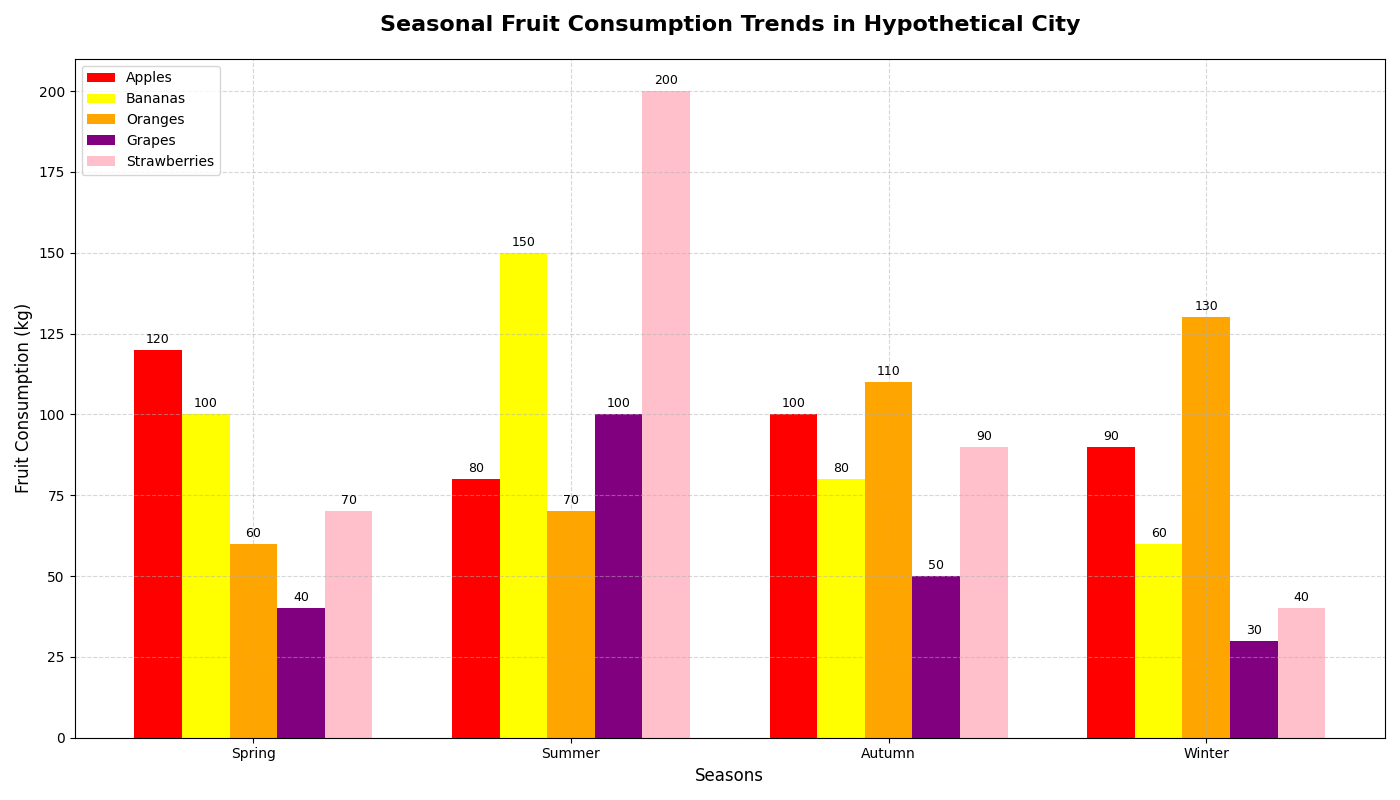

Write Python code to recreate this figure.
import matplotlib.pyplot as plt
import numpy as np

# Backstory:
# The chart represents the consumption of different fruits over the last four seasons within a hypothetical city. The data shows how seasonal preferences affect fruit consumption trends.

# Seasons
seasons = ['Spring', 'Summer', 'Autumn', 'Winter']

# Fruit consumption (in kg) for each season
apples = np.array([120, 80, 100, 90])
bananas = np.array([100, 150, 80, 60])
oranges = np.array([60, 70, 110, 130])
grapes = np.array([40, 100, 50, 30])
strawberries = np.array([70, 200, 90, 40])

# Create subplots
fig, ax = plt.subplots(figsize=(14, 8))

# Bar width
bar_width = 0.15

#Create positions for the bars
positions_apples = np.arange(len(seasons))
positions_bananas = positions_apples + bar_width
positions_oranges = positions_apples + 2 * bar_width
positions_grapes = positions_apples + 3 * bar_width
positions_strawberries = positions_apples + 4 * bar_width

# Create bars
bars_apples = ax.bar(positions_apples, apples, bar_width, label='Apples', color='red')
bars_bananas = ax.bar(positions_bananas, bananas, bar_width, label='Bananas', color='yellow')
bars_oranges = ax.bar(positions_oranges, oranges, bar_width, label='Oranges', color='orange')
bars_grapes = ax.bar(positions_grapes, grapes, bar_width, label='Grapes', color='purple')
bars_strawberries = ax.bar(positions_strawberries, strawberries, bar_width, label='Strawberries', color='pink')

# Titles and labels
ax.set_title('Seasonal Fruit Consumption Trends in Hypothetical City', fontsize=16, fontweight='bold', pad=20)
ax.set_xlabel('Seasons', fontsize=12)
ax.set_ylabel('Fruit Consumption (kg)', fontsize=12)
ax.set_xticks(positions_apples + 2 * bar_width)
ax.set_xticklabels(seasons)

# Adding a grid for better readability
ax.grid(True, linestyle='--', alpha=0.5)

# Adding legend
ax.legend(loc='upper left', fontsize=10)

# Annotate the top of each bar with its height
bars = [bars_apples, bars_bananas, bars_oranges, bars_grapes, bars_strawberries]
for bar_set in bars:
    for bar in bar_set:
        height = bar.get_height()
        ax.annotate(f'{height}',
                    xy=(bar.get_x() + bar.get_width() / 2, height),
                    xytext=(0, 3), # 3 points vertical offset
                    textcoords='offset points',
                    ha='center', va='bottom', fontsize=9)

# Adjust layout to prevent clipping
plt.tight_layout()

# Show the plot
plt.show()
